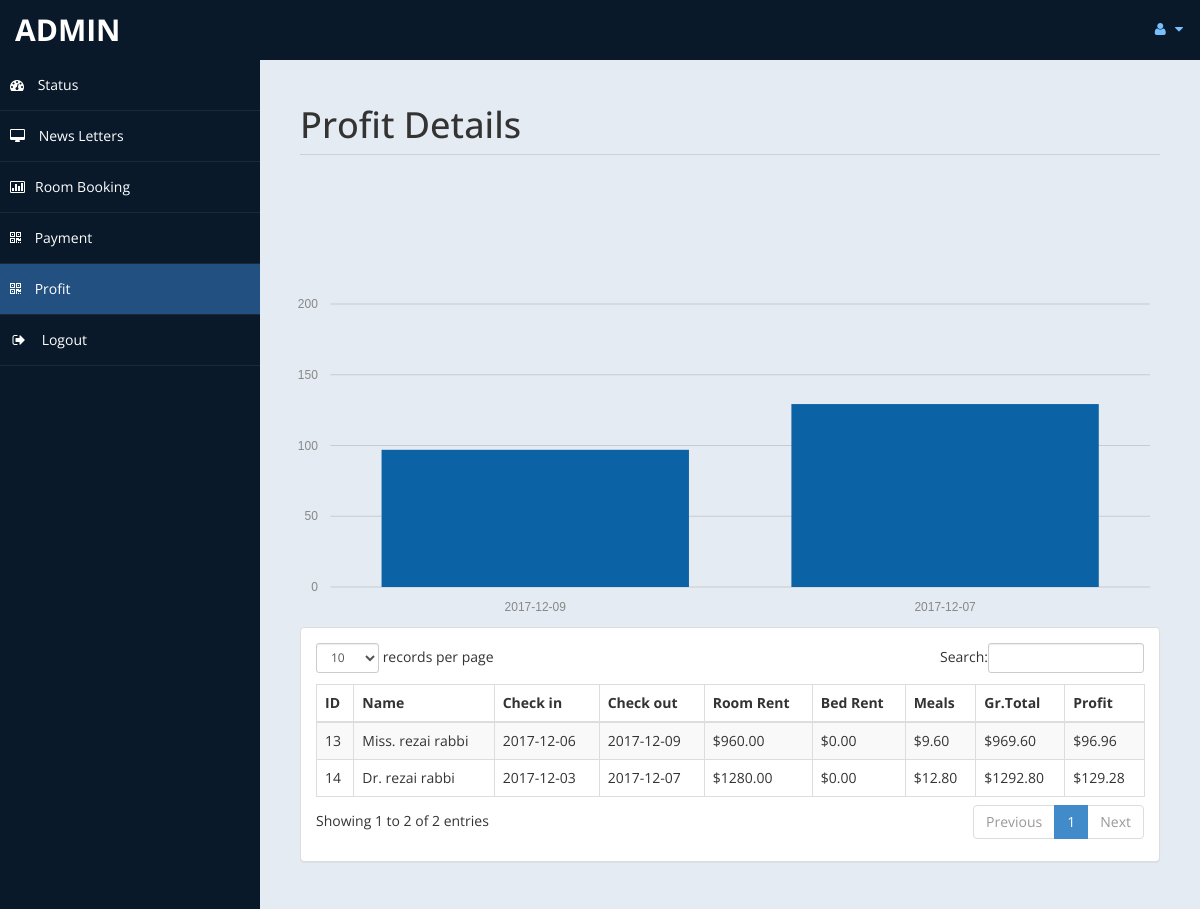
The app's page /admin/profit.php (signed in) with its own data.
### tables this page shows
CREATE TABLE `payment` (
  `id` int(11) DEFAULT NULL,
  `title` varchar(5) DEFAULT NULL,
  `fname` varchar(30) DEFAULT NULL,
  `lname` varchar(30) DEFAULT NULL,
  `troom` varchar(30) DEFAULT NULL,
  `discount` double(8,2) NOT NULL,
  `extra` double(8,2) NOT NULL,
  `token` varchar(50) NOT NULL,
  `tbed` varchar(30) DEFAULT NULL,
  `nroom` int(11) DEFAULT NULL,
  `cin` date DEFAULT NULL,
  `cout` date DEFAULT NULL,
  `ttot` double(8,2) DEFAULT NULL,
  `fintot` double(8,2) DEFAULT NULL,
  `mepr` double(8,2) DEFAULT NULL,
  `meal` varchar(30) DEFAULT NULL,
  `btot` double(8,2) DEFAULT NULL,
  `noofdays` int(11) DEFAULT NULL
);

### admin/profit.php (the view, shortened to what this page needs)
<!DOCTYPE html>
<html xmlns="http://www.w3.org/1999/xhtml">
<head>
    <link href="assets/css/bootstrap.css" rel="stylesheet" />
    <link href="assets/css/font-awesome.css" rel="stylesheet" />
    <link rel="stylesheet" href="assets/css/morris.css">
    <link href="assets/css/custom-styles.css" rel="stylesheet" />
    <link href="assets/js/dataTables/dataTables.bootstrap.css" rel="stylesheet" />
</head>
<body>
    <div id="wrapper">
        <nav class="navbar navbar-default top-navbar" role="navigation">
            <div class="navbar-header">
                <a class="navbar-brand" href="home.php"><?php echo $_SESSION["user"]; ?> </a>
            </div>
            <ul class="nav navbar-top-links navbar-right">
                <li class="dropdown">
                    <a class="dropdown-toggle" data-toggle="dropdown" href="#" aria-expanded="false">
                        <i class="fa fa-user fa-fw"></i> <i class="fa fa-caret-down"></i>
                    </a>
                </li>
            </ul>
        </nav>
        <nav class="navbar-default navbar-side" role="navigation">
            <div class="sidebar-collapse">
                <ul class="nav" id="main-menu">
                    <li>
                        <a href="home.php"><i class="fa fa-dashboard"></i> Status</a>
                    </li>
                    <li>
                        <a  href="messages.php"><i class="fa fa-desktop"></i> News Letters</a>
                    </li>
                    <li>
                        <a href="roombook.php"><i class="fa fa-bar-chart-o"></i>Room Booking</a>
                    </li>
                    <li>
                        <a  href="payment.php"><i class="fa fa-qrcode"></i> Payment</a>
                    </li>
                     <li>
                        <a class="active-menu" href="profit.php"><i class="fa fa-qrcode"></i> Profit</a>
                    </li>
                    <li>
                        <a href="logout.php" ><i class="fa fa-sign-out fa-fw"></i> Logout</a>
                    </li>
            </div>
        </nav>
        <div id="page-wrapper" >
            <div id="page-inner">
             <div class="row">
                    <div class="col-md-12">
                        <h1 class="page-header">
                           Profit Details<small> </small>
                        </h1>
                    </div>
                </div>
            <div class="row">
                <?php
                include('db.php');
?>
                <br>
                <br>
                <br>
                <br><div id="chart"></div>
                <div class="col-md-12">
                    <div class="panel panel-default">
                        <div class="panel-body">
                            <div class="table-responsive">
                                <table class="table table-striped table-bordered table-hover" id="dataTables-example">
                                    <thead>
                                        <tr>
                                            <th>ID</th>
                                            <th>Name</th>
                                            <th>Check in</th>
                                            <th>Check out</th>
                                            <th>Room Rent</th>
                                            <th>Bed Rent</th>
                                            <th>Meals </th>
                                            <th>Gr.Total</th>
                                            <th>Profit</th>
                                        </tr>
                                    </thead>
                                    <tbody>
                                    <?php
                                        $sql="select * from payment";
                                        $re = mysqli_query($con,$sql);
                                        while($row = mysqli_fetch_array($re))
                                        {
                                            $id = $row['id'];
                                            if($id % 2 ==1 )
                                            {
                                                echo"<tr class='gradeC'>
                                                    <td>".$row['id']." </td>
                                                    <td>".$row['title']." ".$row['fname']." ".$row['lname']."</td>
                                                    <td>".$row['cin']."</td>
                                                    <td>".$row['cout']."</td>
                                                    <td>$".$row['ttot']."</td>
                                                    <td>$".$row['mepr']."</td>
                                                    <td>$".$row['btot']."</td>
                                                    <td>$".$row['fintot']."</td>
                                                    <td>$".$row['fintot']*10/100 ."</td>
                                                    </tr>";
                                            }
                                            else
                                            {
                                                echo"<tr class='gradeU'>
                                                    <td>".$row['id']." </td>
                                                    <td>".$row['title']." ".$row['fname']." ".$row['lname']."</td>
                                                    <td>".$row['cin']."</td>
                                                    <td>".$row['cout']."</td>
                                                    <td>$".$row['ttot']."</td>
                                                    <td>$".$row['mepr']."</td>
                                                    <td>$".$row['btot']."</td>
                                                    <td>$".$row['fintot']."</td>
                                                    <td>$".$row['fintot']*10/100 ."</td>
                                                    </tr>";
                                            }
                                        }
                                    ?>
                                    </tbody>
                                </table>
                            </div>
                        </div>
                    </div>
                </div>
            </div>
                </div>
            </div>
    </div>
</body>
</html>

### admin/assets/css/custom-styles.css (style rules this page uses)
body { font-family: 'Open Sans', sans-serif; }
#wrapper { width: 100%; background:#09192A; }
#page-wrapper { padding: 15px 15px; min-height: 600px; background:#E5EBF2; }
#page-inner { width:100%; margin:10px 20px 10px 0px; background-color:transparent; padding:10px; min-height:1200px; }
h1, .h1, h2, .h2, h3, .h3 { margin-top: 7px; margin-bottom: -5px; }
.page-header { padding-bottom: 9px; margin: 10px 0 45px; border-bottom: 1px solid #C7D1DD; }
.top-navbar { margin:0px; }
.top-navbar .navbar-brand { color: #fff; width: 260px; text-align: left; height: 60px; font-size: 30px; font-weight: 700; text-transform: uppercase; line-height: 30px; }
.top-navbar .nav > li { position: relative; display: inline-block; }
.top-navbar .nav > li > a { position: relative; display: block; padding: 19px 15px; color: #77C0FD; }
.active-menu { background-color:#225081!important; }
.sidebar-collapse , .sidebar-collapse .nav { background:none; }
.sidebar-collapse .nav { padding:0; }
.sidebar-collapse .nav > li > a { color:#fff; background:transparent; text-shadow:none; }
.sidebar-collapse > .nav > li > a { padding:15px 10px; }
.sidebar-collapse > .nav > li { border-bottom: 1px solid rgba(107, 108, 109, 0.19); }
.navbar-side { border:none; background-color: transparent; }
.top-navbar { background:#09192A; border-bottom:none; }
.top-navbar .nav > li > a > i { margin-right: 2px; }
.navbar-default { border:0px solid black; }
.navbar-header { background: #09192A; }
.nav > li > a > i { margin-right:10px; }
@media (min-width:768px) { #page-wrapper { margin: 0 0 0 260px; padding: 15px 30px; min-height: 1200px; } }
@media (min-width:768px) { .navbar-side { z-index: 1; position: absolute; width: 260px; } }
@media (min-width:768px) { .navbar { border-radius: 0px; } }

### records on screen
payment: id "13", title "Miss.", fname "rezai", lname "rabbi", cin "2017-12-06", cout "2017-12-09", ttot "960.00", mepr "0.00", btot "9.60", fintot "969.60", $row['fintot']*10/100 "96.96"
payment: id "14", title "Dr.", fname "rezai", lname "rabbi", cin "2017-12-03", cout "2017-12-07", ttot "1280.00", mepr "0.00", btot "12.80", fintot "1292.80", $row['fintot']*10/100 "129.28"

### other values on screen
$_SESSION["user"] "ADMIN"
